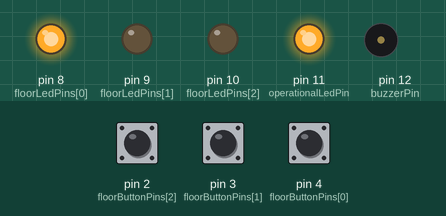
The sketch below on a simulated Arduino Uno, built with avr-gcc and run on an emulated ATmega328P. On the bench: output pins drawn as LEDs (lit = HIGH), buzzer (waves = sounding). Dashed ring = blinking. The inputs (shaded band) are chosen by the test bench; at power-on: pin 2 (floorButtonPins[2]) HIGH, pin 4 (floorButtonPins[0]) HIGH, pin 3 (floorButtonPins[1]) HIGH.

Above: at 1.2 s.
1.3 s: pin 2 (floorButtonPins[2]) pulled LOW for 0.15 s
At 1.9 s:
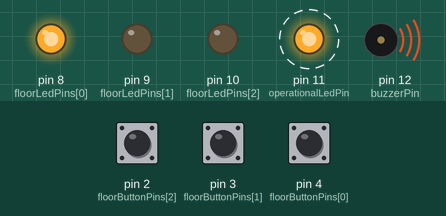
4.3 s: pin 4 (floorButtonPins[0]) pulled LOW for 3.2 s
12.0 s: pin 3 (floorButtonPins[1]) pulled LOW for 1 s
At 15.6 s:
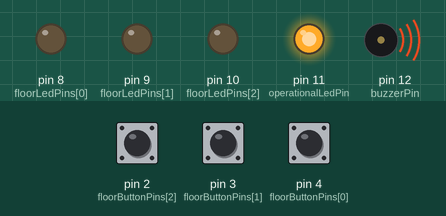
16.0 s: pin 2 (floorButtonPins[2]) pulled LOW for 1 s
At 16.59 s:
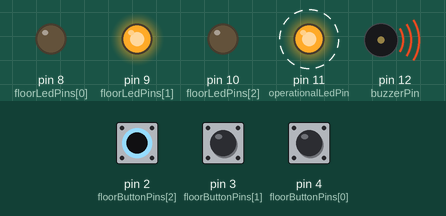
20.0 s: pin 3 (floorButtonPins[1]) pulled LOW for 0.15 s
At 20.6 s:
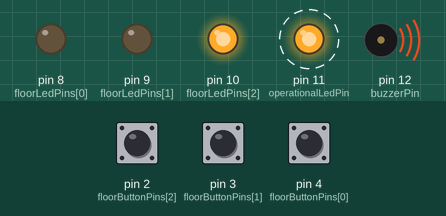
23.0 s: pin 2 (floorButtonPins[2]) pulled LOW for 3.2 s
At 26.5 s:
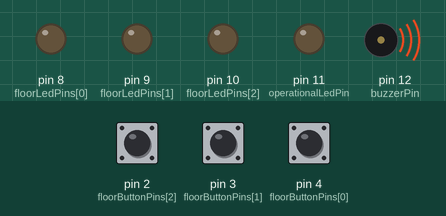
Timing chart, 0 to 28.6 s (numbered marks = the images above; inputs shaded):
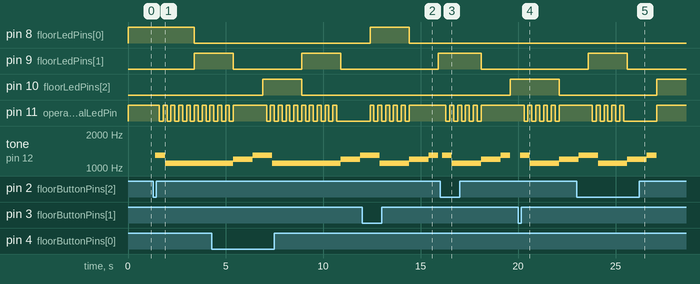

The sketch:

homework_3.ino
```cpp
const int floorButtonPins[] = {4, 3, 2};
const int floorLedPins[] = {8, 9, 10};
const int buzzerPin = 12;
const int operationalLedPin = 11;

byte floorButtonStates[] = {HIGH, HIGH, HIGH};
byte floorLedStates[] = {HIGH, HIGH, HIGH};

unsigned long floorTransitionTime = 0;
unsigned long operationLedBlinkTime = 0;
unsigned long floorStayTime = 2000;
unsigned long floorBlinkInterval = 200;

unsigned int elevatorState = 0;
//0 - elevator it s not moving
//1 - elevator it s moving
//2 - elevator arrived at the desired floor
//3 - elevator it's closing/opening the door
unsigned int desiredFloor = 1;
unsigned int currentFloor_c = 0;
unsigned int currentFloor = 1;

unsigned long soundStartTime = 0;
unsigned long soundDuration1 = 1000;
unsigned long soundDuration2 = 500;

byte readings[] = {LOW,LOW,LOW};
byte lastReadings[] = {LOW,LOW,LOW};

unsigned int debounceDelay = 100;

unsigned int lastDebounceTimes[] = {0,0,0};

int movementTone = 1100;
int arrivedTone = 1200;
int doorTone = 1300;


void debounce(int buttonPin, byte &buttonState, byte &reading, byte &lastReading, unsigned int &lastDebounceTime, unsigned int debounceDelay) {
  reading = digitalRead(buttonPin);

  if (reading != lastReading) {
    lastDebounceTime = millis();
  }

  if (millis() - lastDebounceTime > debounceDelay) {
    if (reading != buttonState) {
      buttonState = reading;
    }
  }
  lastReading = reading;
}

void setup() {
  for (int i = 0; i < 3; i++) {
    pinMode(floorButtonPins[i], INPUT_PULLUP);
    pinMode(floorLedPins[i], OUTPUT);
  }
  pinMode(operationalLedPin, OUTPUT);
  pinMode(buzzerPin, OUTPUT);
}

void loop() {
  for (int i = 0; i < 3; i++) {
    debounce(floorButtonPins[i],floorButtonStates[i],readings[i],lastReadings[i],lastDebounceTimes[i],debounceDelay);
  }

  if (elevatorState == 0) {
    noTone(buzzerPin);
    digitalWrite(operationalLedPin, HIGH);
    for (int i = 0; i < 3; i++) {
      if (floorButtonStates[i] == LOW) {
        desiredFloor = i + 1;
      }
    }

    if (desiredFloor != currentFloor) {
      elevatorState = 1;
      floorTransitionTime = millis();
      operationLedBlinkTime = millis();
      soundStartTime = millis();
    } else {
      for (int i = 0; i < 3; i++) {
        if (currentFloor == i + 1) {
          digitalWrite(floorLedPins[i], HIGH);
        } else {
          digitalWrite(floorLedPins[i], LOW);
        }
      }
    }
  }

  if (elevatorState == 1) {
    if (millis() - operationLedBlinkTime >= floorBlinkInterval) {
      digitalWrite(operationalLedPin, !digitalRead(operationalLedPin));
      operationLedBlinkTime = millis();
    }
    if (millis() - soundStartTime <= soundDuration2){
        tone(buzzerPin, doorTone);
    }else
    {
        tone(buzzerPin, movementTone);
    }
    if (desiredFloor < currentFloor && elevatorState != 0) {
      currentFloor_c = currentFloor;
      if (currentFloor_c >= desiredFloor) {
        digitalWrite(floorLedPins[currentFloor_c - 1], HIGH);
        if (millis() - floorTransitionTime >= floorStayTime) {
          digitalWrite(floorLedPins[currentFloor_c - 1], LOW);
          currentFloor -= 1;
          floorTransitionTime = millis();
          if (currentFloor == desiredFloor) {
            elevatorState = 2;
            soundStartTime = millis();
          }
        }
      }
    } else if (desiredFloor > currentFloor && elevatorState != 0) {
      currentFloor_c = currentFloor;
      if (currentFloor_c < desiredFloor) {
        digitalWrite(floorLedPins[currentFloor_c - 1], HIGH);
        if (millis() - floorTransitionTime >= floorStayTime) {
          digitalWrite(floorLedPins[currentFloor_c - 1], LOW);
          currentFloor += 1;
          floorTransitionTime = millis();
          if (currentFloor == desiredFloor) {
            elevatorState = 2;
            soundStartTime = millis();
          }
        }
      }
    }
  }

if (elevatorState == 2) {
    if (millis() - soundStartTime <= soundDuration1) {
      tone(buzzerPin, arrivedTone);
    } else {
      noTone(buzzerPin);
      elevatorState = 3;
      soundStartTime = millis();
    }
  }

  if (elevatorState == 3) {
    if (millis() - soundStartTime <= soundDuration2) {
      tone(buzzerPin, doorTone);
    } else {
      noTone(buzzerPin);
      elevatorState = 0;
    }
  }
}
```

Measured:
- after the input at 1.3 s, pin 8 (floorLedPins[0]): HIGH → LOW after 2.1 s; pin 9 (floorLedPins[1]): LOW → HIGH after 2.1 s; pin 11 (operationalLedPin): alternates HIGH for 0.20 s and LOW for 0.20 s, starting after 0.30 s; tone on pin 12 (buzzerPin): silent → 1300 Hz after 0.10 s, → 1100 Hz 0.50 s later
- after the input at 12.0 s, pin 9 (floorLedPins[1]): LOW → HIGH after 3.9 s; tone on pin 12 (buzzerPin): 1300 Hz → 1100 Hz after 0.91 s, → 1200 Hz 1.5 s later, → 1300 Hz 1.0 s later, → silent 0.50 s later
- after the input at 16.0 s, pin 9 (floorLedPins[1]): HIGH → LOW after 2.1 s; pin 10 (floorLedPins[2]): LOW → HIGH after 3.6 s
- after the input at 20.0 s, pin 10 (floorLedPins[2]): HIGH → LOW after 2.1 s; pin 11 (operationalLedPin): alternates HIGH for 0.20 s and LOW for 0.20 s, 10 changes in all, then stays HIGH, starting after 0.30 s; tone on pin 12 (buzzerPin): silent → 1300 Hz after 0.10 s, → 1100 Hz 0.50 s later, → 1200 Hz 1.5 s later
- after the input at 23.0 s, pin 10 (floorLedPins[2]): LOW → HIGH after 4.1 s; pin 11 (operationalLedPin): goes 4 × (LOW 0.20 s, HIGH 0.20 s), LOW 1.7 s, then HIGH, starting after 0.80 s
